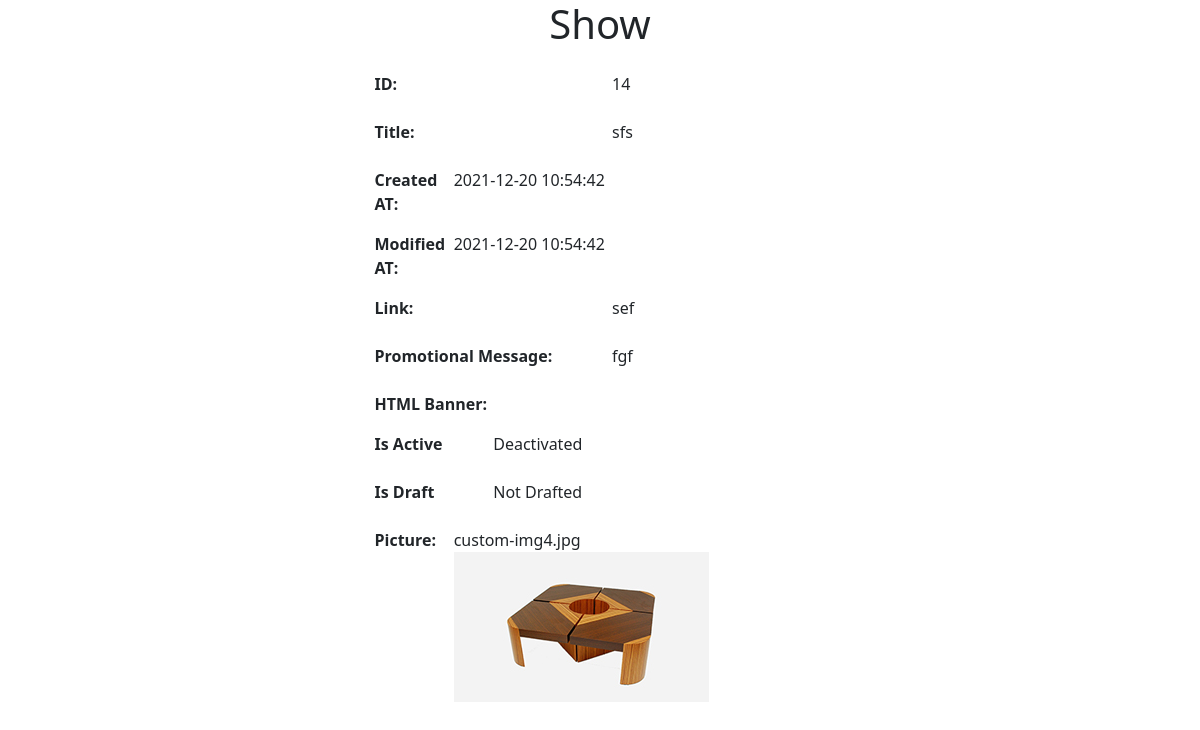
The page /admin/Banners/show.php?id=14 on the database as committed earlier.
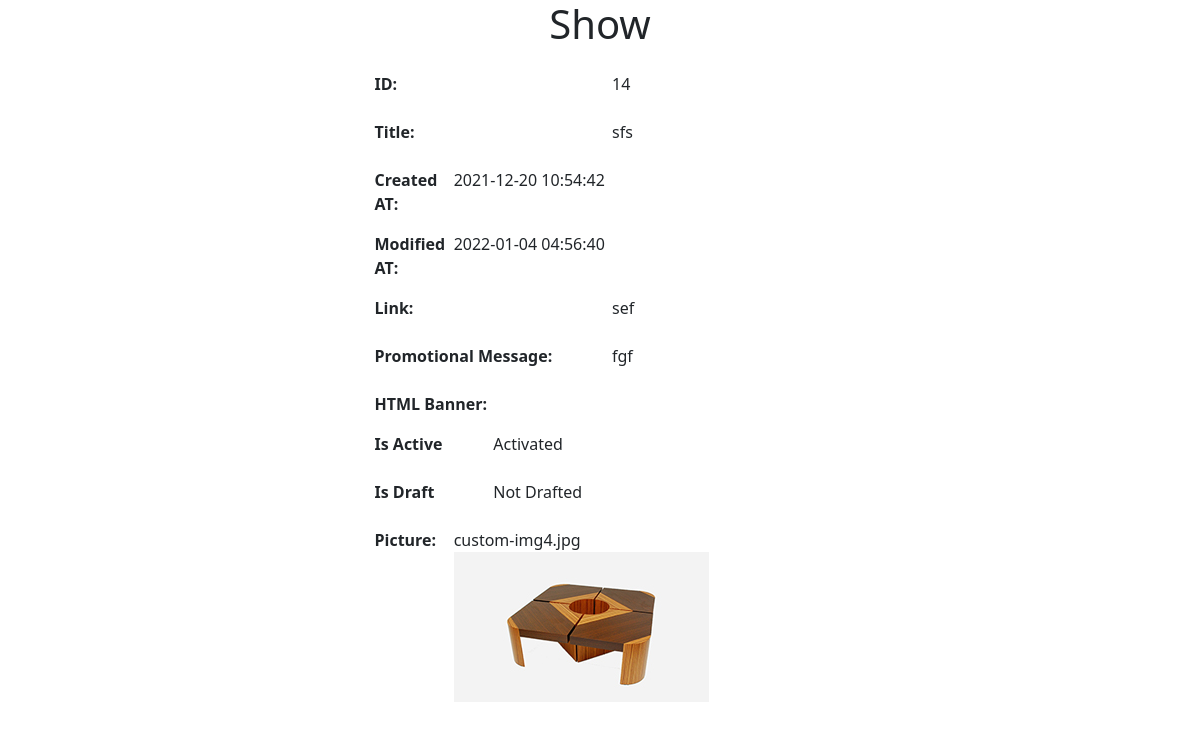
The same page on the database as committed later.
### tables this page shows
CREATE TABLE `banner` (
  `id` int(11) NOT NULL,
  `title` varchar(255) NOT NULL,
  `link` varchar(255) NOT NULL,
  `promotional_message` varchar(255) NOT NULL,
  `html_banner` varchar(255) NOT NULL,
  `is_draft` tinyint(4) NOT NULL DEFAULT '0',
  `picture` varchar(255) DEFAULT NULL,
  `created_at` datetime NOT NULL DEFAULT CURRENT_TIMESTAMP,
  `modified_at` datetime NOT NULL DEFAULT CURRENT_TIMESTAMP,
  `is_active` tinyint(4) NOT NULL DEFAULT '0'
);

### src/Banner.php (called while the page is built, shortened)
<?php
class Banner{
    public $conn = null;
    public function __construct()
    {
        $this->conn = new PDO("mysql:host=localhost;dbname=ecommerce",
            'root', '');
        $this->conn->setAttribute(PDO::ATTR_ERRMODE,
            PDO::ERRMODE_EXCEPTION);
    }
    public function show($id){
        $query = "SELECT * FROM `banner` WHERE id = :id";
        $stmt = $this->conn->prepare($query);
        $stmt->bindParam(':id', $id);
        $result = $stmt->execute();
        $banner = $stmt->fetch();
        return $banner;
    }
}
?>

### config.php (called while the page is built, shortened)
<?php
$webroot = 'http://localhost/batch1-arfan/crud/';
?>

### admin/Banners/show.php (the view, shortened to what this page needs)
<?php
include_once($_SERVER['DOCUMENT_ROOT']."/batch1-arfan/crud/config.php");
$_id = $_GET['id'];
$_banner = new Banner();
$banner = $_banner->show($_id);
?>
<!doctype html>
<html lang="en">
<head>
    <link href="https://cdn.jsdelivr.net/npm/bootstrap@5.1.3/dist/css/bootstrap.min.css" rel="stylesheet">
</head>
<body>
<section>
    <div class="container">
        <div class="row justify-content-center">
            <div class="col-md-5">
                <h1 class="text-center mb-4">Show</h1>
                <dl class="row">
                    <dt class="col-md-6">ID:</dt>
                    <dd class="col-md-6"><?= $banner['id'];?></dd>
                </dl>
                <dl class="row">
                    <dt class="col-md-6">Title:</dt>
                    <dd class="col-md-6"><?= $banner['title'];?></dd>
                </dl>
                <dl class="row">
                    <dt class="col-md-2">Created AT:</dt>
                    <dd class="col-md-10"><?= $banner['created_at'];?></dd>
                </dl>
                <dl class="row">
                    <dt class="col-md-2">Modified AT:</dt>
                    <dd class="col-md-10"><?= $banner['modified_at'];?></dd>
                </dl>
                <dl class="row">
                    <dt class="col-md-6">Link:</dt>
                    <dd class="col-md-6"><?= $banner['link'];?></dd>
                </dl>
                <dl class="row">
                    <dt class="col-md-6">Promotional Message:</dt>
                    <dd class="col-md-6"><?= $banner['promotional_message'];?></dd>
                </dl>
                <dl class="row">
                    <dt class="col-md-6">HTML Banner:</dt>
                    <dd class="col-md-6"><?= $banner['html_banner'];?></dd>
                </dl>
                <dl class="row">
                    <dt class="col-md-3">Is Active</dt>
                    <dd class="col-md-9">
                        <?php
                        echo $banner['is_active'] ? 'Activated' : 'Deactivated';
                        ?>
                    </dd>
                </dl><dl class="row">
                    <dt class="col-md-3">Is Draft</dt>
                    <dd class="col-md-9">
                        <?php
                        echo $banner['is_draft'] ? 'Drafted' : 'Not Drafted';
                        ?>
                    </dd>
                </dl>
                <dl class="row">
                    <dt class="col-md-2">Picture:</dt>
                    <dd class="col-md-10">
                        <?= $banner['picture'];?>
                        <img src="<?=$webroot;?>uploads/<?=$banner['picture'];?>">
                    </dd>
                </dl>
            </div>
        </div>
    </div>
</section>
</body>
</html>

Rows that differ between the two databases and show on the page:
changed banner "sfs": modified_at "2021-12-20 10:54:42" → "2022-01-04 04:56:40"
Other text that changed with them:
text no longer shown: "Deactivated"
text now shown: "Activated"
